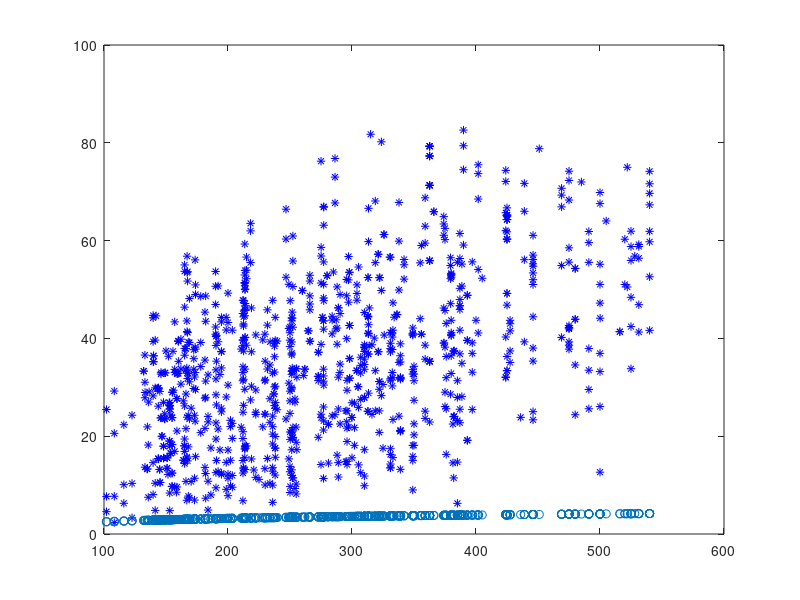

This figure's MATLAB source:
function a = lesson1(varargin)
clear all;
close all;

traindata = importdata('traindata.txt');
x = traindata(1:926,1);
y = traindata(1:926,9);

w=[29.0124;
    0.1020;
    0.0850;
    0.0634;
   -0.2155;
    0.3109;
    0.1151]
a=(sum(x*y')/sum(x*x'));

val=[y w(1,1)+w(2,1)*x+w(3,1)*x.^2];
%R=norm(y-val)^2;
disp(val);
figure(1);
plot(x,y,"*b");
hold on
plot(x,log(a*x),"o");
hold off